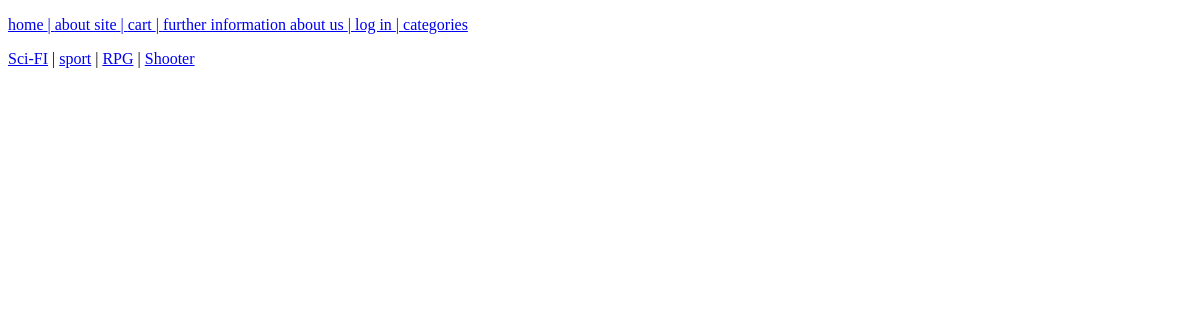
The page /categories/ on the database as committed earlier.
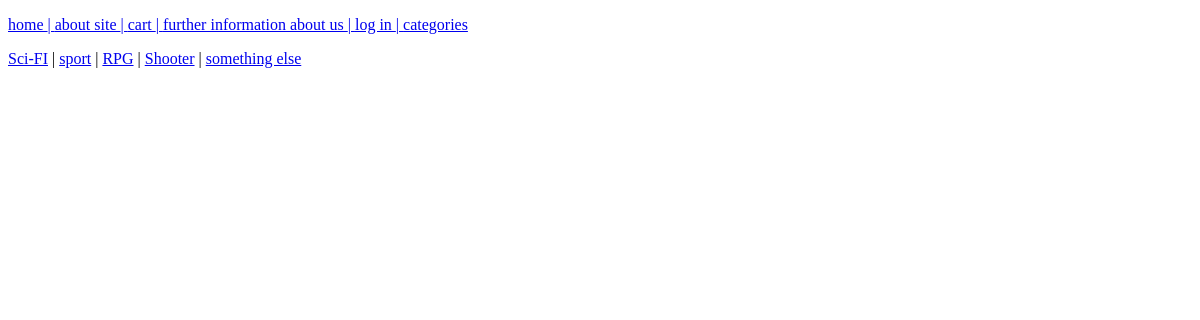
The same page on the database as committed later.
### steamcat/models.py (models this page shows, shortened)
class Category(models.Model):
    name = models.CharField(max_length=255, db_index=True)
    slug = models.SlugField(max_length=255, unique=True, db_index=True)
    def get_absolute_url(self):
        return reverse("cat_id", kwargs={"cat_id":self.slug})

### steamcat/views.py (the view)
# urls.py: path("categories/", categories, name="cat"),
def categories(request):
    context = {
        "title":"categories"
    }
    return render(request, "steamcat/categories.html", context=context)

### steamcat/templatetags/cat_tag.py (called while the page is built)
@register.simple_tag(name='cat')
def categories():
    return views.cat_db

@register.simple_tag()
def menu():
    mainmenu = [
        {"mainword": "home", "url": "home"},
        {"mainword": "about site", "url": "about"},
        {"mainword": "cart", "url": "cart"},
        {"mainword": "further information about us", "url": "fname"},
        {"mainword": "log in", "url": "log"},
        {"mainword": "categories", "url": "cat"}
    ]
    return mainmenu

### steamcat/templates/steamcat/categories.html (shortened to what this page needs)
{% load static %}
{% load cat_tag %}
<!DOCTYPE html>
<html lang="en">
<head>
    <link type="text/css" rel="stylesheet" href="{% static 'steamcat/css/css.css' %}">
</head>
<body>
{% include 'steamcat/includes/hyperlinks.html' %}
{% cat as cat %}
<p>
{% for i in cat %}
    <a href="{{ i.get_absolute_url }}">{{ i.name }}</a>
    {% if not forloop.last %}|{% endif %}
{% endfor %}
</p>
</body>
</html>

Rows that differ between the two databases and show on the page:
shown differently, row unchanged: Category "Shooter": now shows "|"
added Category: name "something else"
